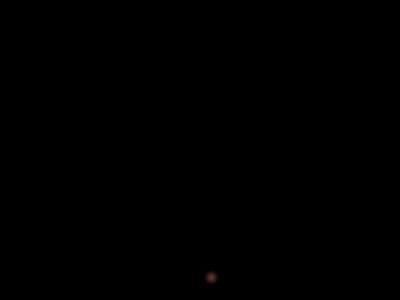
Frame 1 (no input)
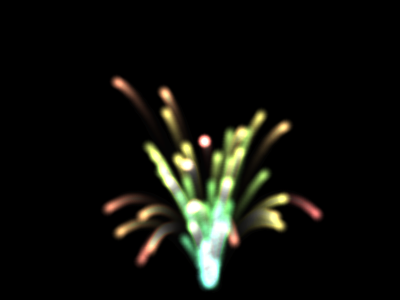
Frame 60 (the mouse pressed at the canvas centre just before this capture)
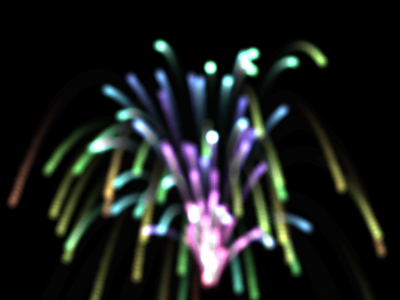
Frame 120 (the mouse held since frame 60 and released just before this capture)

The Processing sketch that drew these frames (run headless with seeded random() and noise(); from frame 60 on, the mouse is pressed at the canvas centre):

// Processing sketch: processing_30067
// ── processing_30067.pde

int counter;    // カウンタ
PImage[]  tex;  // テクスチャ配列
PVector[] pos;  // パーティクル位置ベクトル
PVector[] vel;  // パーティクル速度ベクトル

final int   NUM_PARTICLES  = 120;  // パーティクル数
final float ACCELERATION_Y = 0.1;  // 加速度

void setup() {
  size(400, 300);
  tex = new PImage[NUM_PARTICLES];
  pos = new PVector[NUM_PARTICLES];
  vel = new PVector[NUM_PARTICLES];
  counter = 0;
  
  // パーティクルのテクスチャを配列に格納
  colorMode(HSB, NUM_PARTICLES, 100, 100);
  for(int i = 0; i < tex.length; i++) {
    tex[i] = getParticleTexture(color(i, 50, 50));
    pos[i] = new PVector(0, height * 2);
    vel[i] = new PVector();
  }
  background(0);
}

void draw() {
  noStroke();
  fill(0, 30);
  rect(0, 0, width, height);
  
  // カウンタ更新
  if (++counter >= NUM_PARTICLES) counter = 0;
  
  // ずれ量（初期位置にノイズを加える）
  float noiseAmount = tex[counter].width/4.0;
  
  // 初期位置の設定
  pos[counter].x = width/2 + random(-noiseAmount, noiseAmount);
  pos[counter].y = height * 9/10 + random(-noiseAmount, noiseAmount);
  
  // 初速度の設定
  vel[counter].x =  random(-2, 2);
  vel[counter].y = -random(3, 7);
  
  // パーティクルの更新
  loadPixels();
  for(int i = 0; i < NUM_PARTICLES; i++) {
    if(pos[i].y < height+tex[i].height && pos[i].y > -tex[i].height) {
      // 加算合成を自力で書いた。
      // blend()メソッドを使うよりもたぶん速い
      for(int imgY = 0; imgY < tex[i].height; imgY++) {
        for(int imgX = 0; imgX < tex[i].width; imgX++) {
          int pX = (int)pos[i].x + imgX;
          if(pX < 0 || pX >= width) continue;
          
          int pY = (int)pos[i].y + imgY;
          if(pY < 0 || pY >= height) continue;
          
          int pIndex = pY * width + pX;
          int bg = pixels[pIndex];
          if(bg == 0xFFFFFFFF) continue;
          
          int fg = tex[i].pixels[imgY * tex[i].width + imgX];
          if(fg == 0xFF000000) continue;
          
          int fR = 0x00FF0000 & fg;    
          int fG = 0x0000FF00 & fg;  
          int fB = 0x000000FF & fg;
          
          int bR = 0x00FF0000 & bg;    
          int bG = 0x0000FF00 & bg;  
          int bB = 0x000000FF & bg;
          
          fR = min(fR + bR, 0x00FF0000);
          fG = min(fG + bG, 0x0000FF00);
          fB = min(fB + bB, 0x000000FF);
          
          fg = 0xFF000000 | fR | fG | fB;
          pixels[pIndex] = fg;
        }
      }
    } 
    // 位置・速度更新
    pos[i].x += vel[i].x;
    pos[i].y += vel[i].y;
    vel[i].y += ACCELERATION_Y;
  }
  updatePixels();
}

// ==============================================
// 指定した色のパーティクル用テクスチャを生成する
// 引数 c : パーティクルの色
// ==============================================
PImage getParticleTexture(color c) {
  // 画像サイズとパーティクルの半径
  final int   IMG_SIZE        = 20;
  final float PARTICLE_RADIUS = 0.5f * IMG_SIZE - 2;
  
  // 画像を作成
  PImage img = createImage(IMG_SIZE, IMG_SIZE, RGB);
  img.loadPixels();
  for(int i = (int)PARTICLE_RADIUS; i > 0; i--) {
    // グラデーション作成
    int a = (int)(0xFF*(float)(PARTICLE_RADIUS-i)/PARTICLE_RADIUS);
    int fg = c;
    int fR = (0x00FF0000 & fg) >>> 16;  
    int fG = (0x0000FF00 & fg) >>> 8;
    int fB =  0x000000FF & fg; 
    int rR = (fR * a) >>> 8;
    int rG = (fG * a) >>> 8;
    int rB = (fB * a) >>> 8;
    fg = 0xFF000000 | (rR << 16) | (rG << 8) | rB;
    
    // パーティクル用テクスチャ作成
    for(int y = 0; y < img.height; y++) {
      for(int x = 0; x < img.width; x++) {
        float yDistance = (y-img.height/2.0)*(y-img.height/2.0);
        float xDistance = (x-img.width/2.0)*(x-img.width/2.0);
        if(yDistance + xDistance <= i*i) {
          img.pixels[y * img.width + x] = fg;
        }
      }
    }
  }
  img.updatePixels();
  img.filter(BLUR);
  return img;
}
